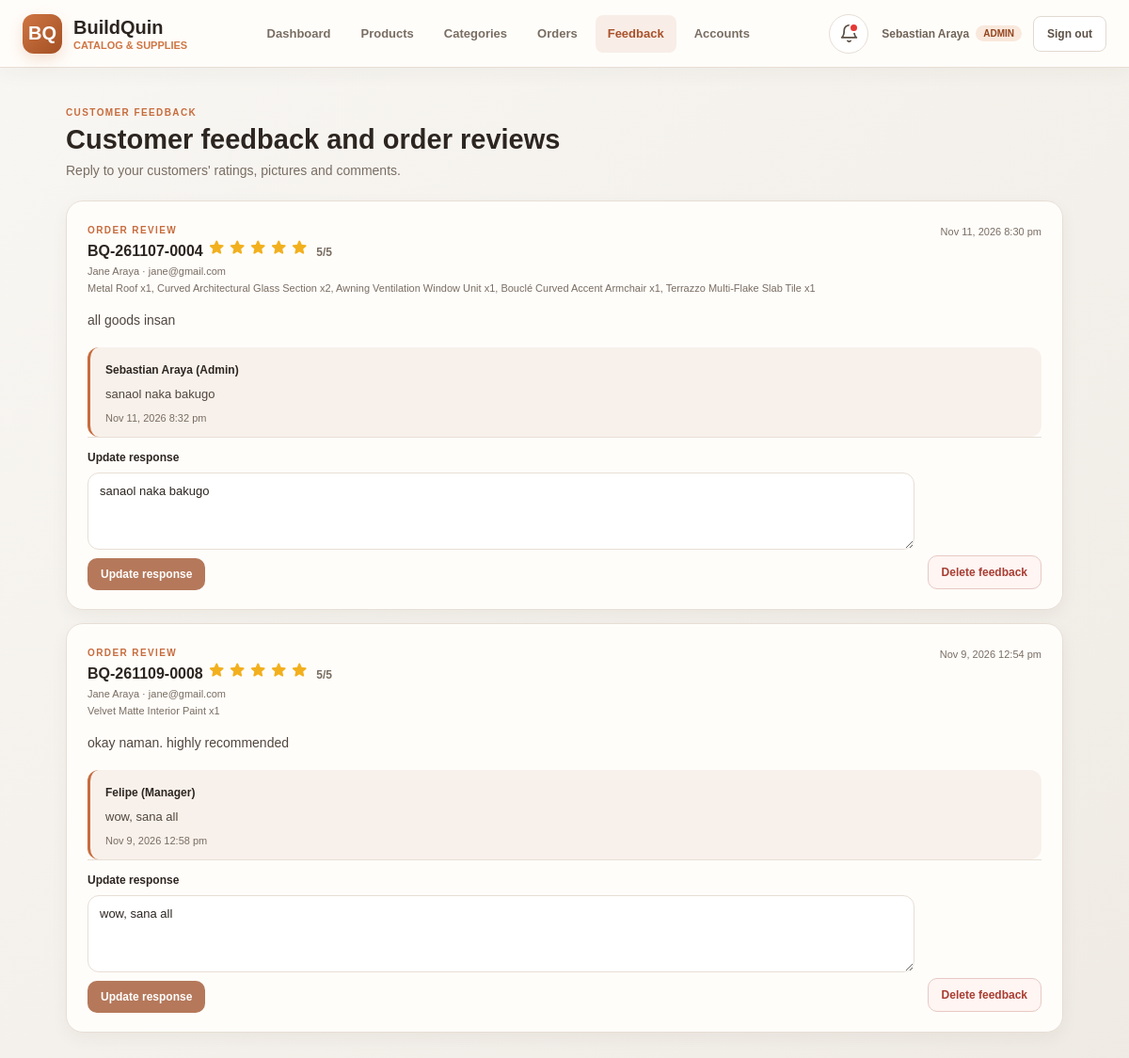
The page /index.php?page=inquiries (signed in) on the database its author committed.
### tables this page shows
CREATE TABLE `order_reviews` (
  `id` int(10) UNSIGNED NOT NULL,
  `order_id` int(10) UNSIGNED NOT NULL,
  `user_id` int(10) UNSIGNED NOT NULL,
  `rating` tinyint(3) UNSIGNED NOT NULL,
  `message` text DEFAULT NULL,
  `photos` varchar(1000) DEFAULT NULL,
  `response` text DEFAULT NULL,
  `responded_by` int(10) UNSIGNED DEFAULT NULL,
  `created_at` timestamp NOT NULL DEFAULT current_timestamp(),
  `responded_at` timestamp NULL DEFAULT NULL
);

CREATE TABLE `orders` (
  `id` int(10) UNSIGNED NOT NULL,
  `order_number` varchar(30) NOT NULL,
  `user_id` int(10) UNSIGNED DEFAULT NULL,
  `customer_name` varchar(100) NOT NULL,
  `contact_number` varchar(30) NOT NULL,
  `shipping_address` varchar(600) NOT NULL,
  `payment_method` varchar(40) NOT NULL DEFAULT 'Cash on Delivery',
  `notes` varchar(500) DEFAULT NULL,
  `subtotal` decimal(12,2) NOT NULL,
  `vat_rate` decimal(5,2) NOT NULL DEFAULT 3.00,
  `vat_amount` decimal(12,2) NOT NULL,
  `total` decimal(12,2) NOT NULL,
  `status` enum('pending','accepted','shipping','completed','declined','cancelled') NOT NULL DEFAULT 'pending',
  `decline_reason` varchar(500) DEFAULT NULL,
  `handled_by` int(10) UNSIGNED DEFAULT NULL,
  `created_at` timestamp NOT NULL DEFAULT current_timestamp(),
  `updated_at` timestamp NULL DEFAULT NULL
);

CREATE TABLE `users` (
  `id` int(10) UNSIGNED NOT NULL,
  `full_name` varchar(100) NOT NULL,
  `email` varchar(254) NOT NULL,
  `password_hash` varchar(255) NOT NULL,
  `role` enum('admin','staff','user') NOT NULL DEFAULT 'user',
  `created_at` timestamp NOT NULL DEFAULT current_timestamp(),
  `last_login` timestamp NULL DEFAULT NULL,
  `is_active` tinyint(1) NOT NULL DEFAULT 1,
  `staff_role` varchar(30) DEFAULT NULL,
  `security_password_hash` varchar(255) DEFAULT NULL,
  `account_status` varchar(12) NOT NULL DEFAULT 'active',
  `suspended_until` datetime DEFAULT NULL
);

### html/index.php (called while the page is built, shortened)
<?php
require_once __DIR__ . '/../db/db.php';
require_once __DIR__ . '/../db/auth.php';
$page = get_string('page') ?: 'home';
$routes = [
    'dashboard' => 'home.php',
    'home' => 'home.php',
    'products' => 'products.php',
    'categories' => 'categories.php',
    'add' => 'add.php',
    'update' => 'update.php',
    'delete' => 'delete.php',
    'add_category' => 'add_category.php',
    'edit_category' => 'edit_category.php',
    'delete_category' => 'delete_category.php',
    'users' => 'users.php',
    'inquiries' => 'inquiries.php',
    'orders' => 'orders.php',
    'submit_feedback' => 'submit_feedback.php',
    'my_feedback' => 'my_feedback.php',
    'cart' => 'cart.php',
    'cart_add' => 'cart_actions.php',
    'cart_update' => 'cart_actions.php',
    'cart_remove' => 'cart_actions.php',
    'address_save' => 'cart_actions.php',
    'address_delete' => 'cart_actions.php',
    'place_order' => 'cart_actions.php',
    'my_orders' => 'my_orders.php',
    'notifications' => 'notifications.php',
    'notifications_read' => 'notifications.php',
];
include __DIR__ . '/' . $routes[$page];

### db/auth.php (called while the page is built, shortened)
<?php
function e($value): string
{
    return htmlspecialchars((string) $value, ENT_QUOTES, 'UTF-8');
}
function role_label(?string $role): string
{
    $labels = ['admin' => 'Admin', 'staff' => 'Staff', 'user' => 'Customer'];
    return $labels[$role ?? ''] ?? ucfirst((string) $role);
}
require_once __DIR__ . '/staff_roles.php';
require_once __DIR__ . '/shop.php';
?>

### db/staff_roles.php (called while the page is built, shortened)
<?php
function custom_staff_roles(bool $refresh = false): array
{
    static $cache = null;
    global $conn;
    if ($cache === null || $refresh) {
        $cache = [];
        try {
            $result = $conn->query('SELECT role_key, label, password_hash FROM custom_roles ORDER BY label ASC');
            while ($result && ($row = $result->fetch_assoc())) {
                $cache[$row['role_key']] = ['label' => $row['label'], 'hash' => $row['password_hash']];
            }
        } catch (Throwable $exception) {
        }
    }
    return $cache;
}
function staff_role_labels(): array
{
    $labels = STAFF_ROLE_LABELS;
    foreach (custom_staff_roles() as $key => $role) {
        $labels[$key] = $role['label'];
    }
    return $labels;
}
function role_display(?string $role, ?string $staffRole): string
{
    if ($role === 'staff') {
        return staff_role_labels()[$staffRole ?? ''] ?? 'Staff';
    }
    return role_label($role);
}
?>

### html/inquiries.php (the view, shortened to what this page needs)
<?php
require_once __DIR__ . '/../db/db.php';
$items = [];
$productRows = $conn->query('SELECT f.id, f.message, f.response, f.created_at, f.responded_at, p.name AS product_name, p.product_code, u.full_name AS user_name, u.email, r.full_name AS responder_name, r.role AS responder_role, r.staff_role AS responder_staff_role FROM product_feedback f JOIN products p ON p.id = f.product_id JOIN users u ON u.id = f.user_id LEFT JOIN users r ON r.id = f.responded_by ORDER BY f.created_at DESC LIMIT 100');
while ($productRows && ($row = $productRows->fetch_assoc())) {
    $row['kind'] = 'product';
    $items[] = $row;
}
$reviewRows = $conn->query('SELECT v.id, v.rating, v.message, v.photos, v.response, v.created_at, v.responded_at, o.id AS order_id, o.order_number, u.full_name AS user_name, u.email, r.full_name AS responder_name, r.role AS responder_role, r.staff_role AS responder_staff_role FROM order_reviews v JOIN orders o ON o.id = v.order_id JOIN users u ON u.id = v.user_id LEFT JOIN users r ON r.id = v.responded_by ORDER BY v.created_at DESC LIMIT 100');
while ($reviewRows && ($row = $reviewRows->fetch_assoc())) {
    $row['kind'] = 'review';
    $row['items_text'] = '';
    $names = [];
    foreach (load_order_items($conn, (int) $row['order_id']) as $orderItem) {
        $names[] = $orderItem['product_name'] . ' x' . (int) $orderItem['quantity'];
    }
    $row['items_text'] = implode(', ', $names);
    $items[] = $row;
}
usort($items, function ($x, $y) {
    $ax = $x['response'] === null ? 0 : 1;
    $ay = $y['response'] === null ? 0 : 1;
    return $ax <=> $ay ?: strcmp($y['created_at'], $x['created_at']);
});
?>
<!DOCTYPE html>
<html lang="en">
<head>
    <link rel="stylesheet" href="../css/icons.css">
    <link rel="stylesheet" href="../css/feedback.css">
    <link rel="stylesheet" href="../css/lightbox.css">
    <link rel="stylesheet" href="../css/confirmations.css">
    <link rel="stylesheet" href="../css/navigation.css?v=bq6">
</head>
<body>
    <?php include __DIR__ . '/navigation.php'; ?>
    <main class="page-wrap">
        <div class="page-heading">
            <div>
                <p class="eyebrow">CUSTOMER FEEDBACK</p>
                <h1>Customer feedback and order reviews</h1>
                <p>Reply to your customers' ratings, pictures and comments.</p>
            </div>
        </div>
        <?php if ($items): ?>
            <div class="feedback-list">
                <?php foreach ($items as $item): $isReview = $item['kind'] === 'review'; ?>
                    <article class="feedback-item">
                        <div class="feedback-meta">
                            <div>
                                <?php if ($isReview): ?>
                                    <span class="eyebrow">ORDER REVIEW</span>
                                    <h2><?= e($item['order_number']) ?> <?= review_stars((int) $item['rating']) ?><span class="review-score"><?= (int) $item['rating'] ?>/5</span></h2>
                                    <p><?= e($item['user_name']) ?> · <?= e($item['email']) ?></p>
                                    <?php if ($item['items_text'] !== ''): ?>
                                        <p class="review-items"><?= e($item['items_text']) ?></p>
                                    <?php endif; ?>
                                <?php else: ?>
                                    <span class="eyebrow">PRODUCT</span>
                                    <h2><?= e($item['product_name']) ?></h2>
                                    <p><?= e($item['product_code']) ?> · <?= e($item['user_name']) ?> · <?= e($item['email']) ?></p>
                                <?php endif; ?>
                            </div>
                            <time><?= e(date('M j, Y g:i a', strtotime($item['created_at']))) ?></time>
                        </div>
                        <?php if ($item['message'] !== null && $item['message'] !== ''): ?>
                            <p class="feedback-message"><?= nl2br(e($item['message'])) ?></p>
                        <?php endif; ?>
                        <?php if ($item['response'] !== null): ?>
                            <div class="admin-response">
                                <strong><?= e($item['responder_name'] ?? 'BuildQuin team') ?><?php if ($item['responder_name'] !== null): ?> (<?= e(role_display($item['responder_role'], $item['responder_staff_role'])) ?>)<?php endif; ?></strong>
                                <p><?= nl2br(e($item['response'])) ?></p>
                                <?php if ($item['responded_at'] !== null): ?>
                                    <time><?= e(date('M j, Y g:i a', strtotime($item['responded_at']))) ?></time>
                                <?php endif; ?>
                            </div>
                        <?php endif; ?>
                        <div class="feedback-actions">
                            <form class="reply-form" action="index.php?page=inquiries" method="post">
                                <label for="reply-<?= e($item['kind']) ?>-<?= (int) $item['id'] ?>"><?= $item['response'] === null ? 'Your response' : 'Update response' ?></label>
                                <textarea
                                    id="reply-<?= e($item['kind']) ?>-<?= (int) $item['id'] ?>"
                                    name="response"
                                    maxlength="2000"
                                    rows="3"
                                    required
                                ><?= e($item['response']) ?></textarea>
                                <button type="submit"><?= $item['response'] === null ? 'Send response' : 'Update response' ?></button>
                            </form>
                            <form
                                class="feedback-delete-form"
                                action="index.php?page=inquiries"
                                method="post"
                                data-confirm
                                data-confirm-title="Delete feedback"
                                data-confirm-message="Do you want to delete this user's feedback? This also removes its response and cannot be undone."
                            >
                                <button type="submit">Delete feedback</button>
                            </form>
                        </div>
                    </article>
                <?php endforeach; ?>
            </div>
        <?php else: ?>
            <div class="empty-state">No feedback or reviews yet.</div>
        <?php endif; ?>
    </main>
</body>
</html>

### db/shop.php (shortened to what this page needs)
<?php
function review_stars(int $rating): string
{
    $rating = max(0, min(5, $rating));
    $html = '<span class="review-stars" role="img" aria-label="' . $rating . ' out of 5 stars">';
    for ($i = 1; $i <= 5; $i++) {
        $html .= '<span class="mi' . ($i <= $rating ? '' : ' off') . '">star</span>';
    }
    return $html . '</span>';
}
function load_order_items(mysqli $conn, int $orderId): array
{
    $stmt = $conn->prepare('SELECT product_id, product_code, product_name, unit_price, quantity, line_total FROM order_items WHERE order_id = ? ORDER BY id ASC');
    $stmt->bind_param('i', $orderId);
    $stmt->execute();
    $items = [];
    $result = $stmt->get_result();
    while ($row = $result->fetch_assoc()) {
        $items[] = $row;
    }
    return $items;
}
?>

### css/feedback.css (style rules this page uses)
:root { --ink: #2c2520; --muted: #796d62; --line: #e7ded5; --paper: #fffdfa; --wash: #f6f1eb; --accent: #c76c3d; --accent-dark: #a9512b; }
* { box-sizing: border-box; }
body { margin: 0; min-width: 320px; min-height: 100vh; background: linear-gradient(135deg, rgba(248, 246, 242, 0.92) 0%, rgba(238, 233, 226, 0.92) 100%), url('https://images.unsplash.com/photo-1600585154340-be6161a56a0c?q=80&w=1920') no-repeat center center fixed; background-size: cover; color: var(--ink); font-family: 'DM Sans', 'Plus Jakarta Sans', sans-serif; }
.page-wrap { width: min(1060px, calc(100% - 40px)); margin: 42px auto; }
.page-heading { margin-bottom: 24px; }
.eyebrow { margin: 0 0 7px; color: var(--accent); font-size: 10px; font-weight: 700; letter-spacing: 1.4px; }
h1 { margin: 0; font-size: 29px; }
.page-heading p:last-child { margin: 8px 0 0; color: var(--muted); font-size: 14px; }
.feedback-list { display: grid; gap: 14px; }
.feedback-item { padding: 20px 22px; border: 1px solid var(--line); background: var(--paper); }
.feedback-meta { display: flex; align-items: start; justify-content: space-between; gap: 16px; }
.feedback-meta h2 { margin: 0; font-size: 16px; }
.feedback-meta p, .feedback-meta time, time { margin: 6px 0 0; color: var(--muted); font-size: 11px; }
.feedback-message { margin: 17px 0; color: #50463e; font-size: 14px; line-height: 1.65; overflow-wrap: anywhere; }
.reply-form { display: grid; gap: 9px; padding-top: 14px; border-top: 1px solid var(--line); }
.feedback-actions { display: flex; align-items: end; gap: 14px; padding-top: 14px; border-top: 1px solid var(--line); }
.feedback-actions .reply-form { flex: 1; padding-top: 0; border-top: 0; }
.reply-form label { font-size: 12px; font-weight: 700; }
.reply-form textarea, .feedback-compose textarea { width: 100%; min-height: 82px; padding: 11px 12px; resize: vertical; border: 1px solid var(--line); background: #fff; color: var(--ink); font: inherit; font-size: 13px; }
.reply-form button, .feedback-compose button { justify-self: start; padding: 10px 14px; border: 0; background: #b5785a; color: #fff; cursor: pointer; font-size: 12px; font-weight: 700; }
.feedback-delete-form { flex: 0 0 auto; margin: 0 0 1px; }
.feedback-delete-form button { padding: 10px 14px; border: 1px solid #e7c9c3; background: #fff5f3; color: #a83d32; cursor: pointer; font-size: 12px; font-weight: 700; }
.admin-response { padding: 14px 16px; border-left: 3px solid var(--accent); background: #f8f1eb; }
.admin-response strong { font-size: 12px; }
.admin-response p { margin: 8px 0; color: #50463e; font-size: 13px; line-height: 1.6; overflow-wrap: anywhere; }
.admin-response time { display: block; }
.feedback-item { border-radius: 18px; box-shadow: 0 6px 18px rgba(60, 40, 25, 0.05); }
.admin-response { border-radius: 12px; }
.reply-form textarea, .feedback-compose textarea { border-radius: 12px; }
.reply-form button, .feedback-compose button { border-radius: 10px; }
.feedback-delete-form button { border-radius: 10px; }
.review-stars { display: inline-flex; align-items: center; gap: 2px; color: #f2b01e; }
.review-stars .mi { font-size: 20px; }
.review-score { margin-left: 8px; color: var(--muted); font-size: 12px; font-weight: 700; }
.review-items { margin: 4px 0 0; color: var(--muted); font-size: 12px; }

### rows shown on the page
order_reviews: order.order_number "BQ-261107-0004", rating "5", user.full_name "Jane Araya", user.email "jane@gmail.com", items_text "Metal Roof x1, Curved Architectural Glass Section x2, Awning Ventilation Window Unit x1, Bouclé Curved Accent Armchair x1, Terrazzo Multi-Flake Slab Tile x1", created_at "Nov 11, 2026 8:30 pm", message "all goods insan", responded_by.full_name "Sebastian Araya", responded_by.staff_role "Admin", response "sanaol naka bakugo", responded_at "Nov 11, 2026 8:32 pm", shows "Update response"
order_reviews: order.order_number "BQ-261109-0008", rating "5", user.full_name "Jane Araya", user.email "jane@gmail.com", items_text "Velvet Matte Interior Paint x1", created_at "Nov 9, 2026 12:54 pm", message "okay naman. highly recommended", responded_by.full_name "Felipe", responder_staff_role "Manager", response "wow, sana all", responded_at "Nov 9, 2026 12:58 pm", shows "Update response"

### other values the page prints
$_SESSION['full_name'] "Sebastian Araya"
role_display($_SESSION['role'], $_SESSION['staff_role'] ?? null) "ADMIN"
